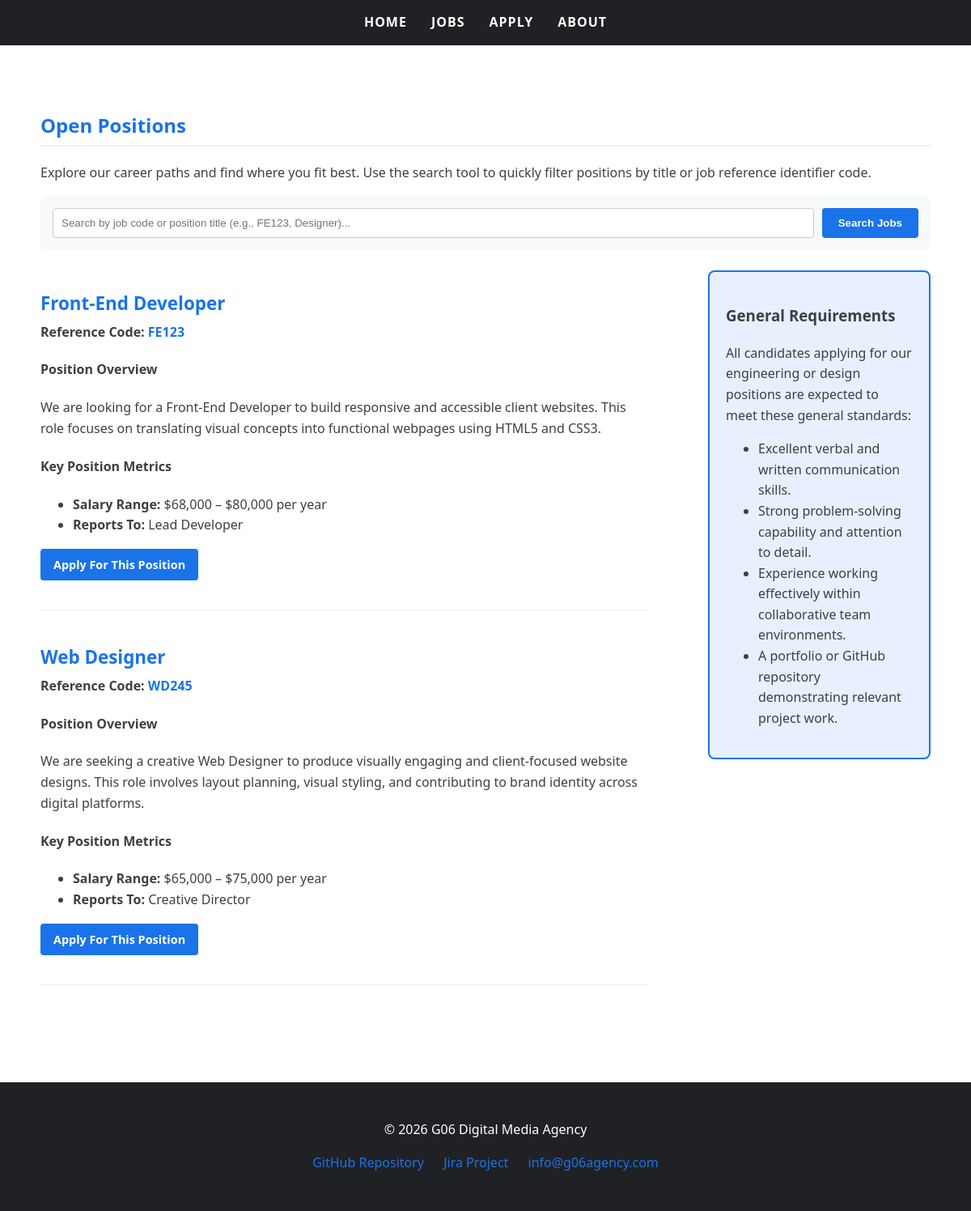
/jobs.php, run on the app's committed database.
### tables this page shows
CREATE TABLE IF NOT EXISTS jobs (
  id INT AUTO_INCREMENT PRIMARY KEY,
  reference_number CHAR(5) NOT NULL,
  title VARCHAR(100) NOT NULL,
  description TEXT NOT NULL,
  salary VARCHAR(100) NOT NULL,
  reports_to VARCHAR(100) NOT NULL
);

### jobs.php (the view, shortened to what this page needs)
<?php
require_once("settings.php");
$tableQuery = "CREATE TABLE IF NOT EXISTS jobs (
    id INT AUTO_INCREMENT PRIMARY KEY,
    reference_number CHAR(5) NOT NULL UNIQUE,
    title VARCHAR(100) NOT NULL,
    description TEXT NOT NULL,
    salary VARCHAR(100) NOT NULL,
    reports_to VARCHAR(100) NOT NULL
)";
mysqli_query($conn, $tableQuery);
$search_query = isset($_GET['search']) ? trim($_GET['search']) : "";
if ($search_query !== "") {
    $sql = "SELECT * FROM jobs WHERE reference_number LIKE ? OR title LIKE ? ORDER BY id ASC";
    $stmt = mysqli_prepare($conn, $sql);
    $like_param = "%" . $search_query . "%";
    mysqli_stmt_bind_param($stmt, "ss", $like_param, $like_param);
    mysqli_stmt_execute($stmt);
    $result = mysqli_stmt_get_result($stmt);
} else {
    $sql = "SELECT * FROM jobs ORDER BY id ASC";
    $result = mysqli_query($conn, $sql);
}
include_once("header.inc");
?>
<main class="page-container">
    <h2>Open Positions</h2>
    <p>Explore our career paths and find where you fit best. Use the search tool to quickly filter positions by title or job reference identifier code.</p>
    <div style="background-color: var(--light-grey); padding: 15px; border-radius: 8px; margin-bottom: 25px; clear: both;">
        <form method="get" action="jobs.php" style="display: flex; gap: 10px; max-width: 100%; margin: 0; padding: 0; background: transparent; box-shadow: none; border: none;">
            <input type="text" name="search" value="<?php echo htmlspecialchars($search_query); ?>" placeholder="Search by job code or position title (e.g., FE123, Designer)..." style="flex: 1; margin: 0;">
            <button type="submit" style="padding: 10px 20px; background-color: var(--primary-blue); color: white; border: none; border-radius: 4px; font-weight: bold; cursor: pointer; width: auto;">Search Jobs</button>
        </form>
    </div>
    <div style="display: block; width: 100%; clear: both; overflow: hidden;">
        <div style="width: 70%; float: left; box-sizing: border-box; padding-right: 20px;">
            <?php if ($result && mysqli_num_rows($result) > 0): ?>
                <?php while ($job = mysqli_fetch_assoc($result)): ?>
                    <section class="job-card" style="margin-bottom: 40px; border-bottom: 1px solid #eee; padding-bottom: 20px; clear: both; float: none; width: 100%;">
                        <h3 style="color: var(--primary-blue); margin-bottom: 5px; font-size: 1.4rem; border: none; padding: 0;"><?php echo htmlspecialchars($job['title']); ?></h3>
                        <p style="font-weight: bold; color: var(--text-color); margin: 0 0 10px 0;">
                            Reference Code: <span style="color: var(--primary-blue);"><?php echo htmlspecialchars($job['reference_number']); ?></span>
                        </p>
                        <h4>Position Overview</h4>
                        <p><?php echo htmlspecialchars($job['description']); ?></p>
                        <h4>Key Position Metrics</h4>
                        <ul>
                            <li><strong>Salary Range:</strong> <?php echo htmlspecialchars($job['salary']); ?></li>
                            <li><strong>Reports To:</strong> <?php echo htmlspecialchars($job['reports_to']); ?></li>
                        </ul>
                        <p style="margin-top: 15px;">
                            <a href="apply.php?job_ref=<?php echo urlencode($job['reference_number']); ?>" style="display: inline-block; padding: 8px 16px; background-color: var(--primary-blue); color: var(--white); text-decoration: none; border-radius: 4px; font-weight: bold; font-size: 0.9rem;">Apply For This Position</a>
                        </p>
                    </section>
                <?php endwhile; ?>
            <?php else: ?>
                <p style="font-weight: bold; color: #d32f2f; margin-top: 20px;">No open positions match your search term. Please try another query or view all jobs.</p>
            <?php endif; ?>
        </div>
        <aside>
            <h3>General Requirements</h3>
            <p>All candidates applying for our engineering or design positions are expected to meet these general standards:</p>
            <ul>
                <li>Excellent verbal and written communication skills.</li>
                <li>Strong problem-solving capability and attention to detail.</li>
                <li>Experience working effectively within collaborative team environments.</li>
                <li>A portfolio or GitHub repository demonstrating relevant project work.</li>
            </ul>
        </aside>
    </div> </main>
<?php
include_once("footer.inc");
?>

### header.inc (shortened to what this page needs)
<!DOCTYPE html>
<html lang="en">
<head>
    <link rel="stylesheet" href="styles/styles.css">
</head>
<body id="<?php echo $bodyId; ?>">
<header>
    <nav>
        <ul>
            <li><a href="index.php">Home</a></li>
            <li><a href="jobs.php">Jobs</a></li>
            <li><a href="apply.php">Apply</a></li>
            <li><a href="about.php">About</a></li>
        </ul>
    </nav>
</header>

### footer.inc
<footer>
      <p>&copy; 2026 G06 Digital Media Agency</p>
      <p>
        <a href="https://github.com/grageriann/Group-Project-Assignment/tree/main" target="_blank">GitHub Repository</a>
        <a href="https://student-team-fnet57yj.atlassian.net/jira/software/projects/KAN/boards/2" target="_blank">Jira Project</a>
        <a href="mailto:jacksonstremski@icloud.com">info@g06agency.com</a>
      </p>
    </footer>
</body>
</html>

### styles/styles.css (style rules this page uses)
:root { --primary-blue: #1a73e8; --dark-grey: #202124; --light-grey: #f8f9fa; --text-color: #3c4043; --white: #ffffff; --hover-blue: #e8f0fe; }
body { font-family: 'Segoe UI', Tahoma, Geneva, Verdana, sans-serif; margin: 0; padding: 0; line-height: 1.6; color: var(--text-color); }
h2 { color: #1a73e8; border-bottom: 2px solid #eee; padding-bottom: 5px; }
nav ul { list-style-type: none; background-color: var(--dark-grey); padding: 15px; margin: 0; display: flex; justify-content: center; }
nav ul li { margin: 0 15px; }
nav ul li a { color: var(--white); text-decoration: none; font-weight: bold; text-transform: uppercase; letter-spacing: 1px; transition: color 0.3s ease; }
aside { float: right; width: 25%; margin-left: 15px; padding: 20px; border: 2px solid var(--primary-blue); background-color: var(--hover-blue); border-radius: 8px; box-sizing: border-box; }
main::after { content: ""; display: table; clear: both; }
form { display: grid; grid-template-columns: 1fr 2fr; gap: 20px; max-width: 800px; margin: 40px auto; padding: 30px; background-color: var(--light-grey); border-radius: 10px; }
input[type="text"], input[type="email"], input[type="tel"], input[type="date"], select, textarea { width: 100%; padding: 10px; border: 1px solid #ccc; border-radius: 4px; box-sizing: border-box; }
footer { background-color: var(--dark-grey); color: var(--white); text-align: center; padding: 30px 10px; margin-top: 50px; }
footer a { color: var(--primary-blue); text-decoration: none; margin: 0 10px; }
.page-container { background-color: var(--white); margin: 30px auto; padding: 30px; max-width: 1100px; border-radius: 12px; }

### data on the page
jobs: title "Front-End Developer", reference_number "FE123", description "We are looking for a Front-End Developer to build responsive and accessible client websites. This role focuses on translating visual concepts into functional webpages using HTML5 and CSS3.", salary "$68,000 – $80,000 per year", reports_to "Lead Developer"
jobs: title "Web Designer", reference_number "WD245", description "We are seeking a creative Web Designer to produce visually engaging and client-focused website designs. This role involves layout planning, visual styling, and contributing to brand identity across digital platforms.", salary "$65,000 – $75,000 per year", reports_to "Creative Director"
